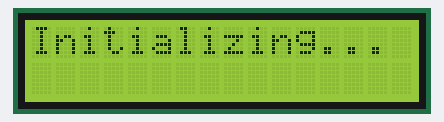
Bench run of a sketch on a simulated Arduino Uno, built with avr-gcc and run on an emulated ATmega328P. Parts: 16×2 character LCD. Random numbers use the default seed unless the sketch sets one.

Above: at 0.2 s.
At 6.0 s:
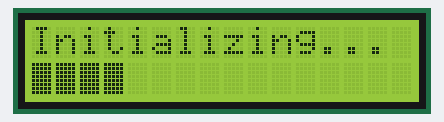
At 10.7 s:
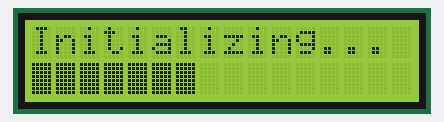
At 14.5 s:
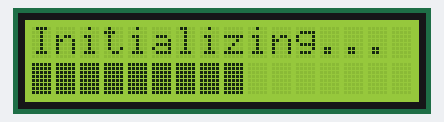
At 21.4 s:
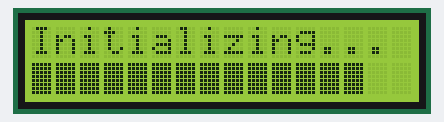
At 29.9 s:
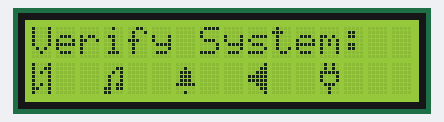

Measured:
- what the display in image 1 shows lasts 1.9 s, from 5.9 s to 7.8 s
- what the display in image 3 shows lasts 1.7 s, from 14.5 s to 16.2 s
- what the display in image 4 shows lasts 2.0 s, from 21.3 s to 23.3 s
- what the display in image 5 shows lasts 5.0 s, from 29.9 s to 34.9 s

The sketch:

informations.ino
```cpp
/*
   Informations used:
   https://www.arduino.cc/en/reference/wire
   https://bitbucket.org/fmalpartida/new-liquidcrystal/wiki/Home
   https://bitbucket.org/fmalpartida/new-liquidcrystal/wiki/schematics#!board-layout
   https://bitbucket.org/fmalpartida/new-liquidcrystal/wiki/schematics#!i2c-connection
   https://bitbucket.org/fmalpartida/new-liquidcrystal/wiki/schematics#!configurable-i2c-address-modules
   https://github.com/arduino/Arduino
   https://github.com/arduino/ArduinoCore-avr
   https://github.com/arduino/ArduinoCore-avr/blob/master/cores/arduino/Print.h
   https://github.com/arduino/ArduinoCore-avr/blob/master/cores/arduino/Print.cpp
   https://www.arduino.cc/reference/en/language/variables/data-types/unsignedchar/
   https://www.arduino.cc/reference/en/language/functions/random-numbers/random/
   https://www.arduino.cc/reference/en/language/functions/random-numbers/randomseed/
   https://www.arduino.cc/en/Reference/LiquidCrystalCreateChar
   http://omerk.github.io/lcdchargen/
   https://www.youtube.com/watch?v=Lkvu3Qug_PM

   Arduino      Module
   A4  (SDA)    SDA
   A5  (SCL)    SCL
   VCC (5V)     VCC
   GND (0V)     GND
*/

#include <Wire.h>
#include <LiquidCrystal_I2C.h>

#define NUMBER_COLUMNS 16
#define NUMBER_ROWS    2
#define CHAR_SIZE      LCD_5x8DOTS

#define LCD_ADDR       0x3F
#define PIN_EN         2
#define PIN_RW         1
#define PIN_RS         0

#define PIN_D4         4
#define PIN_D5         5
#define PIN_D6         6
#define PIN_D7         7

#define PIN_BACKLIGHT  3

// LiquidCrystal_I2C::LiquidCrystal_I2C( uint8_t LCD_ADDR, uint8_t EN, uint8_t RW, uint8_t RS,
//                                       uint8_t D4, uint8_t D5, uint8_t D6, uint8_t D7,
//                                       uint8_t backlighPin, t_backlightPol pol = POSITIVE )
// Class constructor.
// Initializes class variables and defines the I2C address, back lighi pin and backlight polarity control (POSITIVE, NEGATIVE) of the LCD.
// The constructor does not initialize the LCD.
// Parameters
//     lcd_Addr[in]     I2C address of the IO expansion module. For I2CLCDextraIO, the address can be configured using the on board jumpers.
//     ...
//     backlighPin[in]  pin associated to backlight control.
//     pol[in]          backlight polarity control (POSITIVE, NEGATIVE)

// IMPORTANT: THIS SEQUENCE OF PINS IS
// PIN                  FUNCTION
// VSS ( 1)          -> 0V (Power Supply)
// VDD ( 2)          -> +5V (Power Supply)
// V0  ( 3)          -> for LCD (Power Supply)
// RS  ( 4)[0]       -> Register Select: H:Data Input L:Instruction Input
// RW  ( 5)[1]       -> HIGH=Read / LOW=Write
// E   ( 6)[2]       -> Enable Signal
// D0  ( 7)[0]       -> \
// D1  ( 8)[1]       -> | D0 ... D3
// D2  ( 9)[2]       -> | Data bus used in 8 bit transfer
// D3  (10)[3]       -> /
// D4  (11)[4]       -> \
// D5  (12)[5]       -> | D4 ... D7
// D6  (13)[6]       -> | Data bus for both 4 and 8 bit transfer
// D7  (14)[7]       -> /
// BLA (15)          -> BLACKLIGHT +5V
// BLK (16)          -> BLACKLIGHT 0V
LiquidCrystal_I2C lcd( LCD_ADDR, PIN_EN, PIN_RW, PIN_RS, PIN_D4, PIN_D5, PIN_D6, PIN_D7, PIN_BACKLIGHT, POSITIVE );

byte dataMobile[8] = {
  0b10001,
  0b10011,
  0b10101,
  0b10001,
  0b10001,
  0b10101,
  0b11001,
  0b10001
};

byte note[8] = {
  0b00000,
  0b00011,
  0b00101,
  0b01001,
  0b01001,
  0b01011,
  0b11011,
  0b11000
};

byte notification[8] = {
  0b00000,
  0b00100,
  0b01110,
  0b01110,
  0b01110,
  0b11111,
  0b00000,
  0b00100
};

byte sound[8] = {
  0b00001,
  0b00011,
  0b00111,
  0b11111,
  0b11111,
  0b00111,
  0b00011,
  0b00001
};

byte power[8] = {
  0b01010,
  0b01010,
  0b11111,
  0b10001,
  0b10001,
  0b01110,
  0b00100,
  0b00100
};

void verifyProcess();

void setup(){
  // void LiquidCrystal_I2C::begin ( uint8_t cols, uint8_t rows, uint8_t charsize = LCD_5x8DOTS )
  // LCD initialization and associated HW.
  // Initializes the LCD to a given size (col, row) OR (COL, ROW, CHAR_SIZE).
  // This methods initializes the LCD, therefore, it MUST be called prior to using any other method from this class or parent class.
  // The begin method can be overloaded if necessary to initialize any HW that is implemented by a library and can't be done during construction, here we use the Wire class.
  // Parameters
  //     cols[in]      the number of columns that the display has
  //     rows[in]      the number of rows that the display has
  //     charsize[in]  size of the characters of the LCD: LCD_5x8DOTS or LCD_5x10DOTS.
  // Reimplemented from LCD.
  lcd.begin( NUMBER_COLUMNS, NUMBER_ROWS, CHAR_SIZE );

  // void LCD::createChar ( uint8_t location, uint8_t charmap[] )
  // Creates a custom character for use on the LCD.
  // Create a custom character (glyph) for use on the LCD.
  // Most chipsets only support up to eight characters of 5x8 pixels.
  // Therefore, this methods has been limited to locations (numbered 0 to 7).
  // The appearance of each custom character is specified by an array of eight bytes, one for each row.
  // The five least significant bits of each byte determine the pixels in that row.
  // To display a custom character on screen, write()/print() its number, i.e. lcd.print (char(x)); // Where x is 0..7.
  // Parameters
  //     location[in]  LCD memory location of the character to create (0 to 7)
  //     charmap[in]   the bitmap array representing each row of the character.
  lcd.createChar( 0, (uint8_t *)dataMobile );
  lcd.createChar( 1, (uint8_t *)note );
  lcd.createChar( 2, (uint8_t *)notification );
  lcd.createChar( 3, (uint8_t *)sound );
  lcd.createChar( 4, (uint8_t *)power );

  // void LiquidCrystal_I2C::setBacklight ( uint8_t value )
  // Switch-on/off the LCD backlight.
  // Switch-on/off the LCD backlight.
  // The setBacklightPin has to be called before setting the backlight for this method to work.
  // See also setBacklightPin.
  // Parameters
  //     value backlight mode (HIGH|LOW)
  // Reimplemented from LCD.
  lcd.setBacklight( HIGH );

  // void LCD::home ( )
  // Sets the cursor to the upper-left corner.
  // Positions the cursor in the upper-left of the LCD.
  // That is, use that location in outputting subsequent text to the display.
  // To also clear the display, use the clear() function instead.
  // This operation is time consuming for the LCD.
  // Parameters
  //     none
  lcd.home();

  // void LCD::clear  (   )
  // Clears the LCD. Clears the LCD screen and positions the cursor in the upper-left corner.
  // This operation is time consuming for the LCD.
  // Parameters
  //     none
  lcd.clear();

  // size_t Print::print( const __FlashStringHelper *ifsh );
  // size_t Print::print( const String &s );
  // size_t Print::print( const char str[] );
  // size_t Print::print( char c );
  // size_t Print::print( unsigned char b, int base=DEC );
  // size_t Print::print( int n, int base=DEC );
  // size_t Print::print( unsigned int n, int base=DEC );
  // size_t Print::print( long n, int base=DEC );
  // size_t Print::print( unsigned long b, int base=DEC );
  // size_t Print::print( double n, int digits=2 );
  // size_t Print::print( const Printable& x );
  lcd.print( "Initializing..." );

  // void LCD::setCursor ( uint8_t col, uint8_t row )
  // Position the LCD cursor.
  // Sets the position of the LCD cursor.
  // Set the location at which subsequent text written to the LCD will be displayed.
  // Parameters
  //      col[in] LCD column
  //      row[in] LCD row - line.
  lcd.setCursor( 0, 1 );

  for( unsigned char i=0; i<NUMBER_COLUMNS; i++ ){
    delay( random(1000, 2000) );
    // void LCD::write ( uint8_t value )
    // Writes to the LCD. This method writes character to the LCD in the current cursor position.
    // This is the virtual write method, implemented in the Print class, therefore all Print class methods will end up calling this method.
    // Parameters
    //     value[in] Value to write to the LCD.
    lcd.write( byte(0b11111111) );
  }
  delay( 1000 );

  lcd.home();
  lcd.clear();
  lcd.print( "Process: OK" );
  delay( 1000 );

  lcd.home();
  lcd.clear();
  lcd.print( "Welcome to" );
  lcd.setCursor( 0, 1 );
  lcd.print( "everton.mat.br" );
  delay( 3000 );
}

void loop(){
  verifyProcess();
  delay( 3000 );
}

void verifyProcess(){
  lcd.home();
  lcd.clear();
  lcd.print( "Verify System:" );
  lcd.setCursor( 0, 1 );
  lcd.write( byte(0) );
  lcd.print( "  " );
  lcd.write( byte(1) );
  lcd.print( "  " );
  lcd.write( byte(2) );
  lcd.print( "  " );
  lcd.write( byte(3) );
  lcd.print( "  " );
  lcd.write( byte(4) );
  delay( 5000 );

  lcd.home();
  lcd.clear();
  lcd.write( byte(0) );
  lcd.setCursor( 0, 1 );
  lcd.print( "Data Mobile: OK" );
  delay( 2000 );

  lcd.home();
  lcd.clear();
  lcd.write( byte(1) );
  lcd.setCursor( 0, 1 );
  lcd.print( "Musics: OK" );
  delay( 2000 );

  lcd.home();
  lcd.clear();
  lcd.write( byte(2) );
  lcd.setCursor( 0, 1 );
  lcd.print( "Notification: OK" );
  delay( 2000 );

  lcd.home();
  lcd.clear();
  lcd.write( byte(3) );
  lcd.setCursor( 0, 1 );
  lcd.print( "Sounds: OK" );
  delay( 2000 );

  lcd.home();
  lcd.clear();
  lcd.write( byte(4) );
  lcd.setCursor( 0, 1 );
  lcd.print( "Power: OK" );
  delay( 2000 );
}
```
